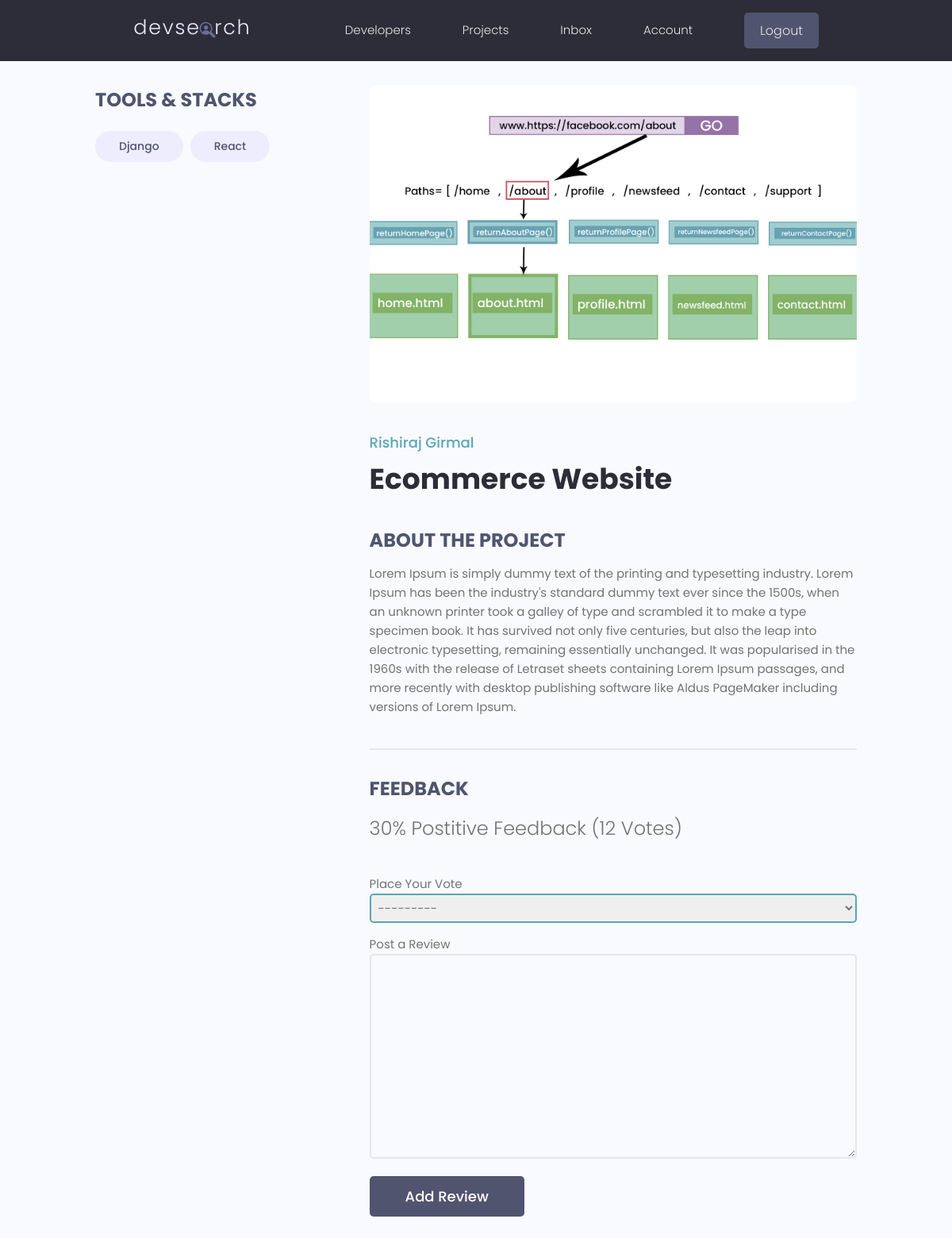
Page /projects/project/5075f9bc-50b5-46f2-b44f-0a64973323c8/ (signed in) on the committed database.
### projects/models.py (models this page shows, shortened)
class Tag(models.Model):
    name = models.CharField(max_length=200)
    created = models.DateTimeField(auto_now_add=True)
    id = models.UUIDField(default=uuid.uuid4 , unique=True, primary_key=True ,editable=False)
    def __str__(self):
        return self.name

class Project(models.Model):
    owner = models.ForeignKey(Profile,null=True,blank=True,on_delete=models.SET_NULL)
    title = models.CharField(max_length=200)
    description = models.TextField(null=True ,blank=True)
    featured_images = models.ImageField(null=True ,blank=True,default="default.jpg")
    demo_link = models.CharField(max_length=2000, null=True , blank=True)
    source_link = models.CharField(max_length=2000, null=True , blank=True)
    tags = models.ManyToManyField('Tag',blank = True)
    vote_total = models.IntegerField(default=0, null=True , blank=True)
    vote_ratio = models.IntegerField(default=0, null=True , blank=True)
    created = models.DateTimeField(auto_now_add=True)
    id = models.UUIDField(default=uuid.uuid4 , unique=True, primary_key=True ,editable=False)
    class Meta:
        ordering = ['-vote_ratio','-vote_total','title']
    @property
    def reviewers(self): # owners should not vote on own project
        queryset = self.review_set.all().values_list('owner__id',flat=True)
        return queryset

class Review(models.Model):
    VOTE_TYPE =(
        ("up" , "UP Vote"),
        ('down' , "Down Vote"),
    )
    owner = models.ForeignKey(Profile,on_delete=models.CASCADE,null=True)
    project = models.ForeignKey(Project , on_delete=models.CASCADE)
    body = models.TextField(null=True ,blank=True)
    value = models.CharField(max_length=200 ,choices=VOTE_TYPE)
    created = models.DateTimeField(auto_now_add=True)
    id = models.UUIDField(default=uuid.uuid4 , unique=True, primary_key=True ,editable=False)
    class Meta:
        unique_together = [['owner','project']]   # only 1 review per profile

### users/models.py (models this page shows, shortened)
class Profile(models.Model):
    user = models.OneToOneField(User,on_delete=models.CASCADE,null=True,blank=True)
    name = models.CharField(max_length=200)
    email = models.EmailField(max_length=500,blank=True,null=True)
    username = models.CharField(max_length=200,blank=True,null=True)
    location = models.CharField(max_length=200,blank=True,null=True)
    short_intro = models.CharField(max_length=200,blank=True,null=True)
    bio = models.TextField(blank = True,null = True)
    profile_image = models.ImageField(null=True,blank=True,upload_to='profiles/',default="profiles/user-default.png")
    social_github = models.CharField(max_length=200,blank =True,null = True)
    social_twitter = models.CharField(max_length=200,blank =True,null = True)
    social_linkedin = models.CharField(max_length=200,blank =True,null = True)
    social_youtube = models.CharField(max_length=200,blank =True,null = True)
    social_website = models.CharField(max_length=200,blank =True,null = True)
    created = models.DateTimeField(auto_now_add=True)
    id = models.UUIDField(default=uuid.uuid4 , unique=True, primary_key=True ,editable=False)

### projects/views.py (the view, shortened to what this page needs)
# urls.py: path('project/<str:pk>/' , views.project , name = "project"),
def project(request , pk):
    projectObj = Project.objects.get(id=pk)
    form = ReviewForm()
    return render(request , 'projects/single-project.html' ,{'project': projectObj,'form':form })

### projects/forms.py
class ReviewForm(ModelForm):
    class Meta:
        model = Review
        fields = ['value', 'body']
        labels = {
            'value' : 'Place Your Vote',
            'body'  : 'Post a Review'
        }
    def __init__(self, *args, **kwargs):
        super(ReviewForm, self).__init__(*args, **kwargs)
        for name, field in self.fields.items():
            field.widget.attrs.update({'class': 'input'})

### projects/templates/projects/single-project.html (shortened to what this page needs)
{% extends 'main.html' %}
{% block content %}
<main class="singleProject my-md">
    <div class="container">
      <div class="layout">
        <div class="column column--1of3">
          <h3 class="singleProject__subtitle">Tools & Stacks</h3>
            <div class="singleProject__toolStack">
              {% for tag in project.tags.all %}
                <span class="tag tag--pill tag--sub tag--lg">
                  <small>{{tag}}</small>
                </span>
              {% endfor %}
            </div>
        </div>
        <div class="column column--2of3">
          <img class="singleProject__preview" src="{{ project.featured_images.url }}" alt="portfolio thumbnail" />
          <a href="profile.html" class="singleProject__developer">{{project.owner.name}}</a>
          <h2 class="singleProject__title">{{project.title}}</</h2>
          <h3 class="singleProject__subtitle">About the Project</h3>
          <div class="singleProject__info">
            {{project.description}}
          </div>
          <div class="comments">
            <h3 class="singleProject__subtitle">Feedback</h3>
            <h5 class="project--rating">
              {{project.vote_ratio}}% Postitive Feedback ({{project.vote_total}} Vote{{project.vote_total|pluralize:"s"}})
            </h5>
            {% if request.user.profile.id in project.reviewers %}
            <p>You have already submitted your review for this page</p>
            {% elif request.user.profile == project.owner %}
            <p>You can't review your own work</p>
            {% elif request.user.is_authenticated %}
            <form class="form" action="{% url 'project' project.id %}" method="POST">
              {% for field in form %}
                <div class="form__field">
                  <div  for="formInput#textarea">{{field.label}} </div>
                   {{field}}
                </div>
              {% endfor %}
              <input class="btn btn--sub btn--lg" type="submit" value="Add Review" />
            </form>
            {% else %}
              <a href="{% url 'login' %}?next={{request.path}}">
                Please Login to leave a review
              </a>
            {% endif %}
          </div>
        </div>
      </div>
    </div>
  </main>
{% endblock content %}

### static/styles/app.css (style rules this page uses)
:root { --color-sub: #2d2d39; }
.btn--sub { background-color: var(--color-sub-light); }
img { width: 100%; }
.singleProject .column--1of3 { order: 2; }
@media screen and (min-width: 1081px) { .singleProject .column--1of3 { order: 1; } }
@media screen and (min-width: 1081px) { .singleProject .column--2of3 { order: 2; } }
.singleProject__toolStack { margin-top: 2rem; margin-bottom: 4rem; }
.singleProject__preview { height: 50vh; object-fit: cover; object-position: top center; margin-bottom: 3rem; border-radius: 0.7rem; }
.singleProject__developer { font-size: 1.8rem; font-weight: 500; }
.singleProject__title { font-size: 3.6rem; font-weight: 700; color: var(--color-sub); margin-bottom: 3rem; }
.project--rating { margin-bottom: 1.6em; margin-top: .5em; }
.singleProject__subtitle { text-transform: uppercase; font-size: 2.4rem; font-weight: 700; color: var(--color-sub-light); margin-bottom: 1rem; }
.comments { margin-top: 4rem; padding-top: 3rem; border-top: 2px solid var(--color-light); }

### static/uikit/styles/modules/_variables.css (style rules this page uses)
:root { --color-main: #5aa5b9; --color-main-light: #e6faff; --color-sub: #3f4156; --color-sub-light: #51546e; --color-sub-lighter: #ededfd; --color-text: #737373; --color-gray: #8b8b8b; --color-light: #e5e7eb; --color-light-gray: #767676; --color-bg: #f8fafd; --color-white: #fffefd; --color-white-light: #f3f3f3; --color-success: #359e64; --color-success-bg: #def8e8; --color-error: #fc4b0b; --color-error-bg: #fff2ee; --font-base: 'Poppins', arial, helvetica, 'Segoe UI', roboto, ubuntu, sans-serif; --font-monospace: 'Fira Code', 'Courier New', courier, monospace; --font-regular: 300; --font-medium: 500; --font-bold: 700; --generic-shadow: 1px 1px 5px #00000010; --generic-transition: all 0.3s ease-in-out; }

### static/uikit/styles/modules/_base.css (style rules this page uses)
* { margin: 0; padding: 0; box-sizing: border-box; text-rendering: optimizeLegibility; color: inherit; font-size: inherit; }
html { font-size: 50%; }
@media only screen and (min-width: 480px) { html { font-size: 56.25%; } }
@media only screen and (min-width: 1200px) { html { font-size: 62.5%; } }
body { line-height: 1.6; font-weight: 400; font-size: 1.5rem; color: var(--color-text); background-color: var(--color-bg); min-height: 100vh; }

### static/uikit/styles/modules/_typography.css (style rules this page uses)
* { font-family: var(--font-base); }
h2 { font-size: 3.6rem; font-weight: var(--font-bold); }
h3 { font-size: 3.2rem; font-weight: var(--font-medium); }
h5 { font-size: 2.4rem; font-weight: var(--font-medium); }
h5, h6 { font-weight: var(--font-regular); }
p, span, strong { font-size: 1.6rem; color: var(--color-text); font-weight: var(--font-regular); }
a { padding-bottom: 2px; text-decoration: none; display: inline-block; color: var(--color-main); font-weight: var(--font-medium); }

### static/uikit/styles/modules/_utilities.css (style rules this page uses)
.container { width: 92%; max-width: 165rem; margin: 0 auto; box-sizing: border-box; }
@media screen and (min-width: 1000px) { .container { width: 90%; } }
@media screen and (min-width: 1200px) { .container { width: 80%; } }
.my-md { margin: 3rem auto; }

### static/uikit/styles/modules/_button.css (style rules this page uses)
.btn { display: inline-block; position: relative; cursor: pointer; background-color: var(--color-light); font-weight: var(--font-medium); color: var(--color-sub); text-decoration: none; padding: 1rem 2rem; border-radius: 0.5rem; border: none; width: -webkit-fit-content; width: -moz-fit-content; width: fit-content; height: -webkit-fit-content; height: -moz-fit-content; height: fit-content; font-size: 1.6rem; outline-width: 0; outline-color: transparent; -webkit-backface-visibility: hidden; backface-visibility: hidden; transition: all 0.3s ease-in-out; }
.btn--sub { background-color: var(--color-sub); color: var(--color-white); }
.btn--lg { font-size: 1.8rem; padding: 1.2rem 4.5rem; }

### static/uikit/styles/modules/_form.css (style rules this page uses)
.form { display: block; }
.form__field { margin-top: 1.5rem; margin-bottom: 1.5rem; }
input.input[type='text'], input.input[type='email'], input.input[type='password'], input.input[type='number'], textarea.input { min-width: 24rem; width: 100%; padding: 1.2rem 1.5rem; border-radius: 0.5rem; border: 2px solid var(--color-light); transition: all 0.3s ease-in-out; background-color: var(--color-bg); }
input.input[type='text']:focus, input.input[type='email']:focus, input.input[type='password']:focus, input.input[type='number']:focus, input.input[type='text']:active, input.input[type='email']:active, input.input[type='password']:active, input.input[type='number']:active, select.input, textarea.input:focus, textarea.input:active { outline: none; border: 2px solid var(--color-main); }
select.input { width: 100%; padding:5px; border-radius: 5px; }

### rows in the picture
Tag: name "Django"
Tag: name "React"
Project: featured_images (picture), owner.name "Rishiraj Girmal", title "Ecommerce Website", description "Lorem Ipsum is simply dummy text of the printing and typesetting industry. Lorem Ipsum has been the industry's standard dummy text ever since the 1500s, when an unknown printer took a galley of type and scrambled it to make a type specimen book. It has survived not only five centuries, but also the leap into electronic typesetting, remaining essentially unchanged. It was popularised in the 1960s with the release of Letraset sheets containing Lorem Ipsum passages, and more recently with desktop publishing software like Aldus PageMaker including versions of Lorem Ipsum.", vote_ratio "30", vote_total "12"

### other values in the picture
{{ field.label }} "Place Your Vote" "Post a Review"
